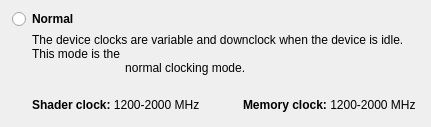
<?xml version="1.0" encoding="UTF-8"?>
<ui version="4.0">
    <class>ClockModeOption</class>
    <widget class="QWidget" name="ClockModeOption">
        <property name="geometry">
            <rect>
                <x>0</x>
                <y>0</y>
                <width>342</width>
                <height>108</height>
            </rect>
        </property>
        <property name="sizePolicy">
            <sizepolicy hsizetype="Preferred" vsizetype="Minimum">
                <horstretch>0</horstretch>
                <verstretch>0</verstretch>
            </sizepolicy>
        </property>
        <property name="windowTitle">
            <string>Form</string>
        </property>
        <layout class="QFormLayout" name="formLayout">
            <property name="leftMargin">
                <number>12</number>
            </property>
            <property name="topMargin">
                <number>12</number>
            </property>
            <property name="rightMargin">
                <number>12</number>
            </property>
            <property name="bottomMargin">
                <number>12</number>
            </property>
            <item row="1" column="0">
                <widget class="QRadioButton" name="radio_button">
                    <property name="text">
                        <string/>
                    </property>
                </widget>
            </item>
            <item row="1" column="1">
                <widget class="QLabel" name="mode_label">
                    <property name="sizePolicy">
                        <sizepolicy hsizetype="Preferred" vsizetype="Fixed">
                            <horstretch>0</horstretch>
                            <verstretch>0</verstretch>
                        </sizepolicy>
                    </property>
                    <property name="font">
                        <font>
                            <weight>75</weight>
                            <bold>true</bold>
                        </font>
                    </property>
                    <property name="text">
                        <string>Normal</string>
                    </property>
                </widget>
            </item>
            <item row="2" column="1">
                <widget class="QLabel" name="desc_label">
                    <property name="sizePolicy">
                        <sizepolicy hsizetype="Ignored" vsizetype="Fixed">
                            <horstretch>0</horstretch>
                            <verstretch>0</verstretch>
                        </sizepolicy>
                    </property>
                    <property name="text">
                        <string>The device clocks are variable and downclock when the device is idle. This mode is the
                            normal clocking mode.
                        </string>
                    </property>
                    <property name="wordWrap">
                        <bool>true</bool>
                    </property>
                </widget>
            </item>
            <item row="3" column="1">
                <widget class="QWidget" name="clock_group" native="true">
                    <property name="sizePolicy">
                        <sizepolicy hsizetype="MinimumExpanding" vsizetype="Fixed">
                            <horstretch>0</horstretch>
                            <verstretch>0</verstretch>
                        </sizepolicy>
                    </property>
                    <layout class="QHBoxLayout" name="horizontalLayout">
                        <property name="spacing">
                            <number>0</number>
                        </property>
                        <property name="leftMargin">
                            <number>0</number>
                        </property>
                        <property name="topMargin">
                            <number>0</number>
                        </property>
                        <property name="rightMargin">
                            <number>0</number>
                        </property>
                        <property name="bottomMargin">
                            <number>0</number>
                        </property>
                        <item>
                            <widget class="QLabel" name="shader_clock">
                                <property name="sizePolicy">
                                    <sizepolicy hsizetype="Fixed" vsizetype="Fixed">
                                        <horstretch>0</horstretch>
                                        <verstretch>0</verstretch>
                                    </sizepolicy>
                                </property>
                                <property name="font">
                                    <font>
                                        <weight>50</weight>
                                        <bold>false</bold>
                                    </font>
                                </property>
                                <property name="text">
                                    <string>&lt;html&gt;&lt;head/&gt;&lt;body&gt;&lt;p&gt;&lt;span style=&quot;
                                        font-weight:600;&quot;&gt;Shader clock: &lt;/span&gt;1200-2000 MHz&lt;/p&gt;&lt;/body&gt;&lt;/html&gt;
                                    </string>
                                </property>
                                <property name="textFormat">
                                    <enum>Qt::RichText</enum>
                                </property>
                            </widget>
                        </item>
                        <item>
                            <spacer name="horizontalSpacer">
                                <property name="orientation">
                                    <enum>Qt::Horizontal</enum>
                                </property>
                                <property name="sizeHint" stdset="0">
                                    <size>
                                        <width>40</width>
                                        <height>20</height>
                                    </size>
                                </property>
                            </spacer>
                        </item>
                        <item>
                            <widget class="QLabel" name="memory_clock">
                                <property name="sizePolicy">
                                    <sizepolicy hsizetype="Fixed" vsizetype="Fixed">
                                        <horstretch>0</horstretch>
                                        <verstretch>0</verstretch>
                                    </sizepolicy>
                                </property>
                                <property name="font">
                                    <font>
                                        <weight>50</weight>
                                        <bold>false</bold>
                                    </font>
                                </property>
                                <property name="text">
                                    <string>&lt;html&gt;&lt;head/&gt;&lt;body&gt;&lt;p&gt;&lt;span style=&quot;
                                        font-weight:600;&quot;&gt;Memory clock: &lt;/span&gt;1200-2000 MHz&lt;/p&gt;&lt;/body&gt;&lt;/html&gt;
                                    </string>
                                </property>
                                <property name="textFormat">
                                    <enum>Qt::RichText</enum>
                                </property>
                            </widget>
                        </item>
                    </layout>
                </widget>
            </item>
        </layout>
    </widget>
    <resources/>
    <connections/>
</ui>
